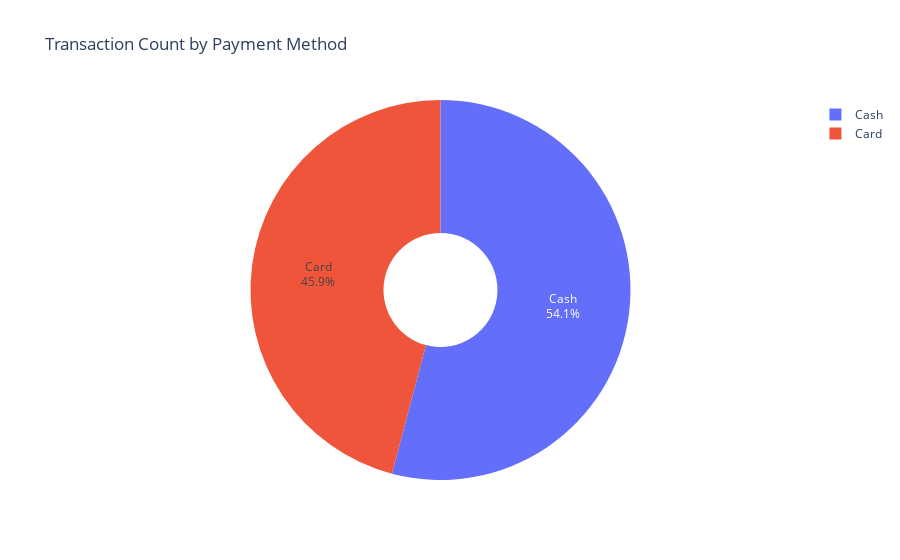

Source (notebook cell):
### Code cell
fig = px.pie(payment_analysis, values='transaction_count', names='payment_method',
             title='Transaction Count by Payment Method',
             hole=0.3)
fig.update_traces(textposition='inside', textinfo='percent+label')
fig.show()

### Figure 1 — Plotly figure (JSON) as saved in the notebook; plotly's stock layout.template omitted (floating-point values rounded to 4 significant figures)
{"data": [{"domain": {"x": [0, 1], "y": [0, 1]}, "hole": 0.3, "hovertemplate": "payment_method=%{label}<br>transaction_count=%{value}<extra></extra>", "labels": ["Card", "Cash"], "legendgroup": "", "name": "", "showlegend": true, "textinfo": "percent+label", "textposition": "inside", "type": "pie", "values": [2511, 2961]}], "layout": {"legend": {"tracegroupgap": 0}, "title": {"text": "Transaction Count by Payment Method"}}}
